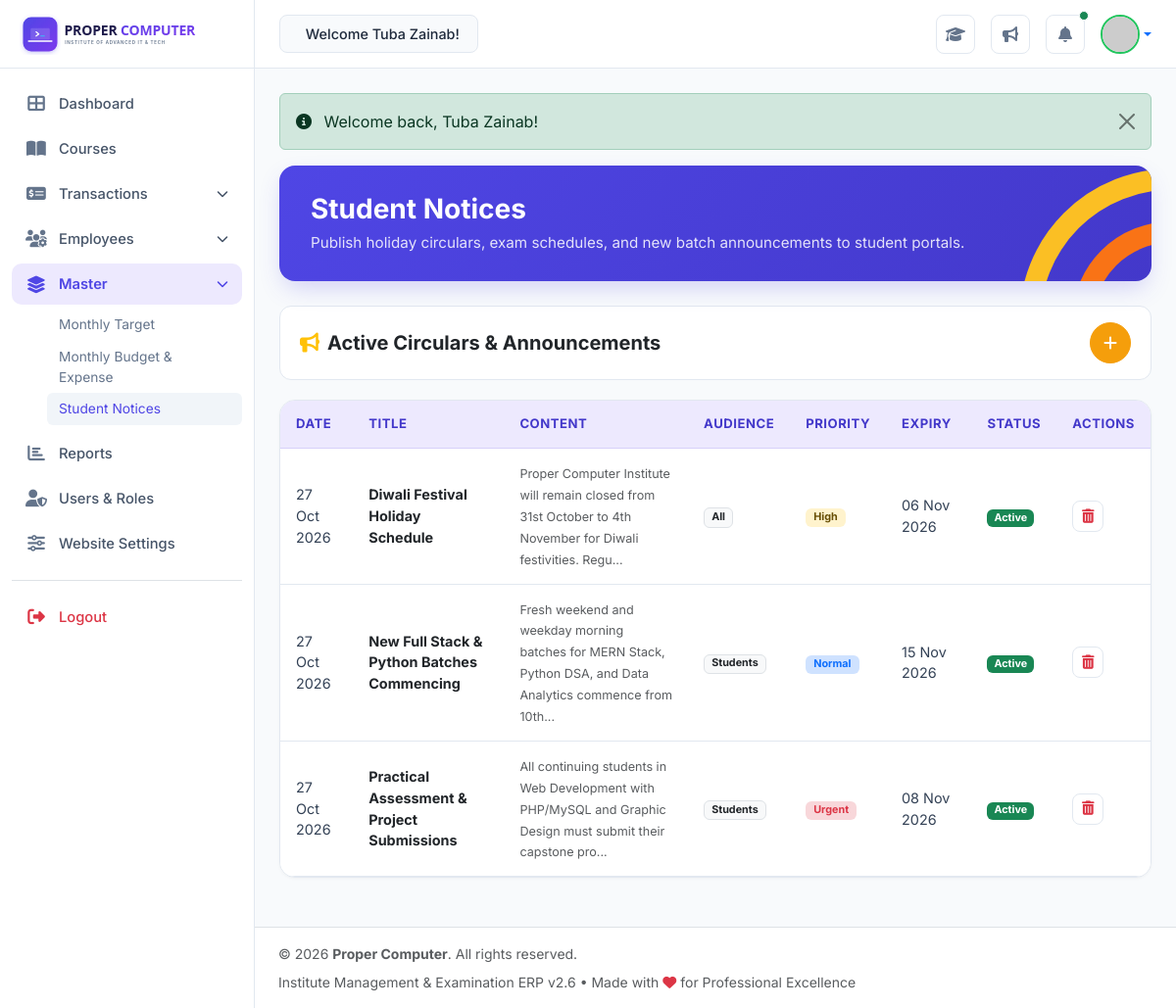
The page /admin/notices.php (signed in) on the database its author committed.
### tables this page shows
CREATE TABLE `notices` (
  `id` INT AUTO_INCREMENT PRIMARY KEY,
  `title` VARCHAR(200) NOT NULL,
  `content` TEXT NOT NULL,
  `target_audience` ENUM('All', 'Students', 'Faculty', 'Batches') DEFAULT 'All',
  `priority` ENUM('Normal', 'High', 'Urgent') DEFAULT 'Normal',
  `expiry_date` DATE NULL,
  `is_active` TINYINT(1) DEFAULT 1,
  `created_at` DATETIME DEFAULT CURRENT_TIMESTAMP
);

### admin/notices.php (the view, shortened to what this page needs)
<?php
require_once __DIR__ . '/../config/helpers.php';
$pdo = getDBConnection();
$notices = $pdo->query("SELECT * FROM notices ORDER BY created_at DESC")->fetchAll();
require_once __DIR__ . '/../includes/admin_header.php';
?>
<div class="admin-header-banner">
    <svg class="banner-arcs" viewBox="0 0 100 100">
        <circle class="arc-1" cx="100" cy="100" r="80" />
        <circle class="arc-2" cx="100" cy="100" r="50" />
    </svg>
    <h2>Student Notices</h2>
    <p>Publish holiday circulars, exam schedules, and new batch announcements to student portals.</p>
</div>
<div class="filter-toolbar d-flex justify-content-between align-items-center flex-wrap gap-2">
    <h5 class="fw-bold text-dark mb-0"><i class="fas fa-bullhorn text-warning me-2"></i>Active Circulars &amp; Announcements</h5>
    <button type="button" class="btn btn-add-amber" data-bs-toggle="modal" data-bs-target="#addNoticeModal" title="Add Student Notice">
        <i class="fas fa-plus"></i>
    </button>
</div>
<div class="admin-card-table">
    <div class="table-responsive">
        <table class="table admin-table">
            <thead>
                <tr>
                    <th>DATE</th>
                    <th>TITLE</th>
                    <th>CONTENT</th>
                    <th>AUDIENCE</th>
                    <th>PRIORITY</th>
                    <th>EXPIRY</th>
                    <th>STATUS</th>
                    <th>ACTIONS</th>
                </tr>
            </thead>
            <tbody>
                <?php if (empty($notices)): ?>
                    <tr><td colspan="8" class="text-center py-4 text-muted">No notices currently published.</td></tr>
                <?php else: ?>
                    <?php foreach ($notices as $n): ?>
                        <tr>
                            <td><?= format_date($n['created_at']) ?></td>
                            <td><strong class="text-dark"><?= e($n['title']) ?></strong></td>
                            <td><small class="text-muted"><?= e(mb_strimwidth($n['content'], 0, 110, '...')) ?></small></td>
                            <td><span class="badge bg-light text-dark border"><?= e($n['target_audience']) ?></span></td>
                            <td>
                                <?php
                                $badge = 'bg-primary-subtle text-primary';
                                if ($n['priority'] === 'Urgent') $badge = 'bg-danger-subtle text-danger';
                                elseif ($n['priority'] === 'High') $badge = 'bg-warning-subtle text-warning-emphasis';
                                ?>
                                <span class="badge <?= $badge ?> px-2 py-1"><?= e($n['priority']) ?></span>
                            </td>
                            <td><?= $n['expiry_date'] ? format_date($n['expiry_date']) : 'Never' ?></td>
                            <td>
                                <a href="notices.php?action=toggle&id=<?= $n['id'] ?>" class="badge <?= ($n['is_active']) ? 'bg-success' : 'bg-secondary' ?> text-decoration-none">
                                    <?= ($n['is_active']) ? 'Active' : 'Inactive' ?>
                                </a>
                            </td>
                            <td>
                                <a href="notices.php?action=delete&id=<?= $n['id'] ?>" class="action-btn text-danger confirm-delete" title="Delete Notice">
                                    <i class="fas fa-trash-alt"></i>
                                </a>
                            </td>
                        </tr>
                    <?php endforeach; ?>
                <?php endif; ?>
            </tbody>
        </table>
    </div>
</div>
<?php require_once __DIR__ . '/../includes/admin_footer.php'; ?>

### assets/css/admin.css (style rules this page uses)
:root { --admin-bg: #f8fafc; --admin-sidebar-w: 260px; --admin-sidebar-collapsed-w: 80px; --admin-topbar-h: 70px; --admin-primary: #4f46e5; --admin-primary-dark: #3730a3; --admin-purple-grad: linear-gradient(135deg, #4f46e5 0%, #4338ca 100%); --admin-border: #e2e8f0; --admin-table-head: #ede9fe; --admin-table-head-text: #4338ca; --font-heading: 'Outfit', sans-serif; --font-body: 'Inter', sans-serif; }
body.admin-body { font-family: var(--font-body); background-color: var(--admin-bg); color: #334155; margin: 0; padding: 0; overflow-x: hidden; }
.admin-header-banner { background: linear-gradient(135deg, #4f46e5 0%, #4338ca 100%); color: #ffffff; border-radius: 16px; padding: 28px 32px; position: relative; overflow: hidden; margin-bottom: 25px; box-shadow: 0 10px 25px -5px rgba(79, 70, 229, 0.25); }
.admin-header-banner h2 { color: #ffffff; font-size: 1.75rem; font-weight: 700; margin-bottom: 6px; }
.admin-header-banner p { color: rgba(255, 255, 255, 0.85); margin-bottom: 0; font-size: 0.95rem; }
.banner-arcs { position: absolute; right: -20px; bottom: -40px; width: 180px; height: 180px; pointer-events: none; }
.filter-toolbar { background: #ffffff; border: 1px solid var(--admin-border); border-radius: 12px; padding: 16px 20px; margin-bottom: 20px; }
.btn-add-amber { background-color: #f59e0b; border-color: #f59e0b; color: #ffffff; font-weight: 700; border-radius: 50%; width: 42px; height: 42px; display: inline-flex; align-items: center; justify-content: center; }
.admin-card-table { background: #ffffff; border: 1px solid var(--admin-border); border-radius: 16px; overflow: hidden; box-shadow: 0 1px 3px rgba(0, 0, 0, 0.04); margin-bottom: 25px; }
.admin-table { margin-bottom: 0; vertical-align: middle; }
.admin-table thead th { background-color: var(--admin-table-head); color: var(--admin-table-head-text); font-size: 0.82rem; font-weight: 700; letter-spacing: 0.04em; text-transform: uppercase; padding: 14px 16px; border-bottom: 1px solid rgba(79, 70, 229, 0.15); }
.admin-table tbody td { padding: 14px 16px; color: #334155; font-size: 0.9rem; border-bottom: 1px solid var(--admin-border); }
.action-btn { width: 32px; height: 32px; border-radius: 8px; border: 1px solid var(--admin-border); background: #ffffff; color: #64748b; display: inline-flex; align-items: center; justify-content: center; transition: all 0.2s; text-decoration: none; }

### rows shown on the page
notices: created_at "27 Oct 2026", title "Diwali Festival Holiday Schedule", content "Proper Computer Institute will remain closed from 31st October to 4th November for Diwali festivities. Regu...", target_audience "All", priority "High", expiry_date "06 Nov 2026", is_active "Active"
notices: created_at "27 Oct 2026", title "New Full Stack & Python Batches Commencing", content "Fresh weekend and weekday morning batches for MERN Stack, Python DSA, and Data Analytics commence from 10th...", target_audience "Students", priority "Normal", expiry_date "15 Nov 2026", is_active "Active"
notices: created_at "27 Oct 2026", title "Practical Assessment & Project Submissions", content "All continuing students in Web Development with PHP/MySQL and Graphic Design must submit their capstone pro...", target_audience "Students", priority "Urgent", expiry_date "08 Nov 2026", is_active "Active"

### other values the page prints
$user['full_name'] "Tuba Zainab"
$message "Welcome back, Tuba Zainab!"
APP_NAME "Proper Computer"
